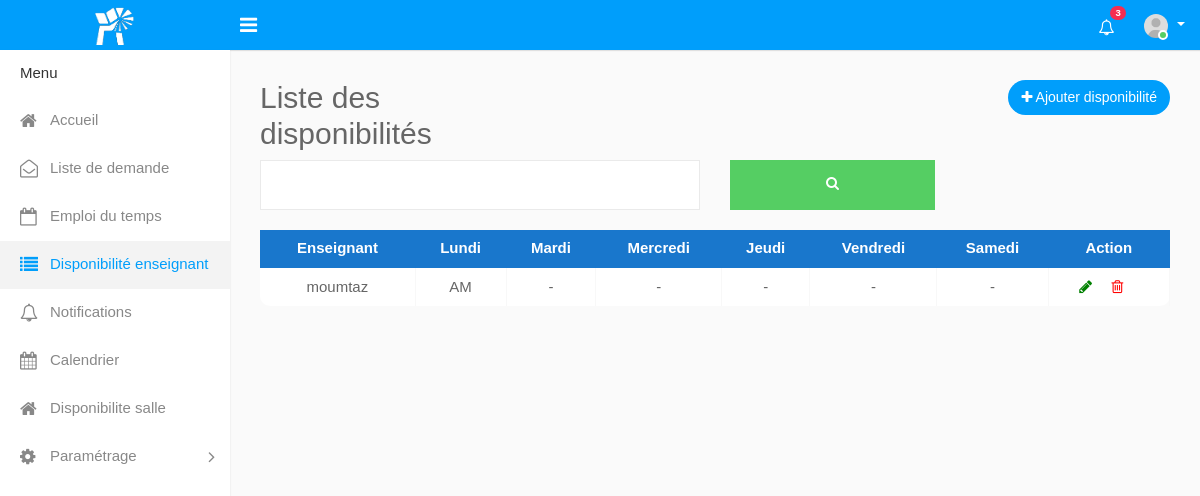
/disponibilite.php, run on an earlier commit of the app's database.
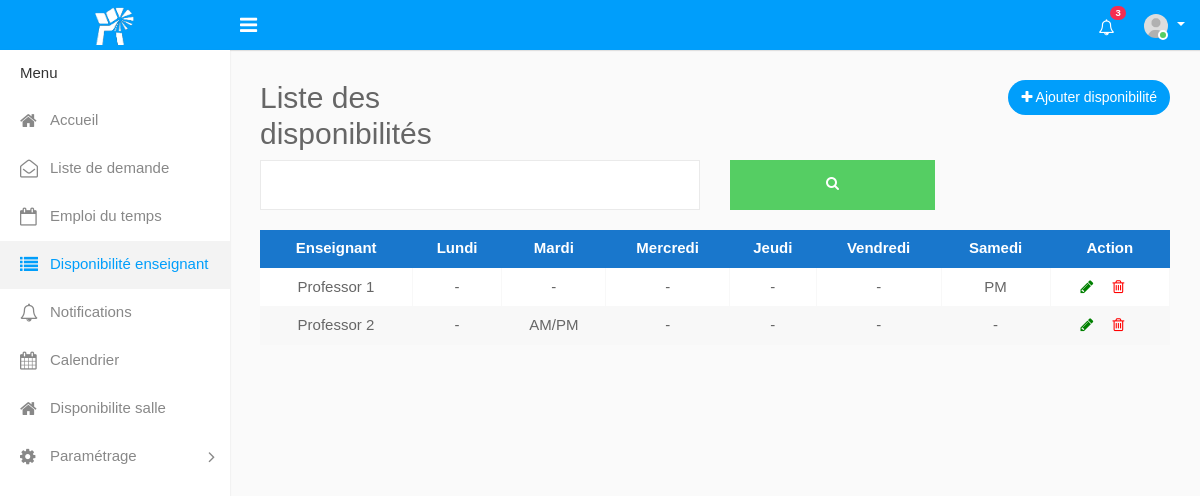
And on a later commit of the database.
### tables this page shows
CREATE TABLE `disponibilite` (
  `id_dispo` int(11) NOT NULL,
  `lundi` varchar(50) NOT NULL,
  `mardi` varchar(50) NOT NULL,
  `mercredi` varchar(50) NOT NULL,
  `jeudi` varchar(50) NOT NULL,
  `vendredi` varchar(50) NOT NULL,
  `samedi` varchar(50) NOT NULL,
  `id_enseignant` int(11) DEFAULT NULL
);

CREATE TABLE `enseignant` (
  `id_enseignant` int(11) NOT NULL,
  `nom_enseignant` varchar(50) NOT NULL,
  `email_enseignant` varchar(50) NOT NULL,
  `adresse` varchar(50) NOT NULL,
  `telephone` varchar(50) NOT NULL,
  `statut_enseignant` varchar(50) NOT NULL,
  `password` varchar(50) NOT NULL
);

### disponibilite.php (the view, shortened to what the changed rows need)
<?php
include('config.php');
    $sql = "SELECT *, enseignant.nom_enseignant FROM disponibilite
            JOIN enseignant ON disponibilite.id_enseignant = enseignant.id_enseignant";
$result = mysqli_query($mysqli, $sql);
?>
<!DOCTYPE html>
<html lang="en">
<head>
    <link rel="stylesheet" type="text/css" href="assets/css/bootstrap.min.css">
    <link rel="stylesheet" type="text/css" href="assets/css/font-awesome.min.css">
    <link rel="stylesheet" type="text/css" href="assets/css/select2.min.css">
    <link rel="stylesheet" type="text/css" href="assets/css/style.css">
</head>
<body>
    <div class="main-wrapper">
        <div class="page-wrapper">
            <div class="content">
                <div class="row">
                    <div class="col-sm-4">
                        <h2>Liste des disponibilités</h2>
                    </div>
                </div>
                <div class="row">
                    <div class="col-md-12">
                        <div class="table-responsive">
                            <table class="fl-table">
                                <thead>
                                    <tr>
                                        <th>Enseignant</th>
                                        <th>Lundi</th>
                                        <th>Mardi</th>
                                        <th>Mercredi</th>
                                        <th>Jeudi</th>
                                        <th>Vendredi</th>
                                        <th>Samedi</th>
                                        <th>Action</th>
                                    </tr>
                                </thead>
                                <tbody>
                                    <?php while ($row = mysqli_fetch_array($result)) {
                                        echo "<tr>";
                                        echo "<td>" . $row['nom_enseignant'] . "</td>";
                                        echo "<td>";
                                        if ($row['lundi'] == 1) {
                                            echo "AM";
                                        } elseif ($row['lundi'] == 2) {
                                            echo "PM";
                                        } elseif ($row['lundi'] == 3) {
                                            echo "AM/PM";
                                        } else {
                                            echo "-";
                                        }
                                        echo "</td>";
                                        echo "<td>";
                                        if ($row['mardi'] == 1) {
                                            echo "AM";
                                        } elseif ($row['mardi'] == 2) {
                                            echo "PM";
                                        } elseif ($row['mardi'] == 3) {
                                            echo "AM/PM";
                                        } else {
                                            echo "-";
                                        }
                                        echo "</td>";
                                        echo "<td>";
                                        if ($row['mercredi'] == 1) {
                                            echo "AM";
                                        } elseif ($row['mercredi'] == 2) {
                                            echo "PM";
                                        } elseif ($row['mercredi'] == 3) {
                                            echo "AM/PM";
                                        } else {
                                            echo "-";
                                        }
                                        echo "</td>";
                                        echo "<td>";
                                        if ($row['jeudi'] == 1) {
                                            echo "AM";
                                        } elseif ($row['jeudi'] == 2) {
                                            echo "PM";
                                        } elseif ($row['jeudi'] == 3) {
                                            echo "AM/PM";
                                        } else {
                                            echo "-";
                                        }
                                        echo "</td>";
                                        echo "<td>";
                                        if ($row['vendredi'] == 1) {
                                            echo "AM";
                                        } elseif ($row['vendredi'] == 2) {
                                            echo "PM";
                                        } elseif ($row['vendredi'] == 3) {
                                            echo "AM/PM";
                                        } else {
                                            echo "-";
                                        }
                                        echo "</td>";
                                        echo "<td>";
                                        if ($row['samedi'] == 1) {
                                            echo "AM";
                                        } elseif ($row['samedi'] == 2) {
                                            echo "PM";
                                        } elseif ($row['samedi'] == 3) {
                                            echo "AM/PM";
                                        } else {
                                            echo "-";
                                        }
                                        echo "</td>";
                                        echo "<td> <a href=\"EditDispo.php?id_dispo=" . $row['id_dispo'] . "\" style=\"margin-right:10px; color:green;\"><i class=\"fa fa-pencil m-r-5\"></i></a>
                                        <a href=\"deleteDispo.php?id_dispo=" . $row['id_dispo'] . "\" style=\"margin-right:10px; color:red;\" onClick=\"return confirm('Êtes-vous sûr de vouloir supprimer cette disponibilité ?');\"><i class=\"fa fa-trash-o m-r-5\"></i></a></td> ";
                                        echo "</tr>";
                                    } ?>
                                </tbody>
                            </table>
                        </div>
                    </div>
                </div>
            </div>
        </div>
    </div>
</body>
</html>

What changed in the data, as far as the page shows it:
removed disponibilite: id_enseignant.nom_enseignant "moumtaz", lundi "AM"
added disponibilite: id_enseignant.nom_enseignant "Professor 1", samedi "PM"
added disponibilite: id_enseignant.nom_enseignant "Professor 2", mardi "AM/PM"
